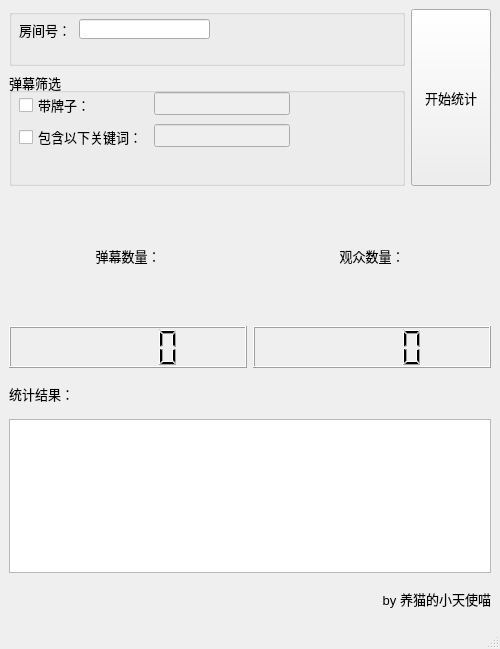
<?xml version="1.0" encoding="UTF-8"?>
<ui version="4.0">
 <class>MainWindow</class>
 <widget class="QMainWindow" name="MainWindow">
  <property name="geometry">
   <rect>
    <x>0</x>
    <y>0</y>
    <width>500</width>
    <height>649</height>
   </rect>
  </property>
  <property name="sizePolicy">
   <sizepolicy hsizetype="Preferred" vsizetype="Preferred">
    <horstretch>0</horstretch>
    <verstretch>0</verstretch>
   </sizepolicy>
  </property>
  <property name="font">
   <font>
    <pointsize>10</pointsize>
   </font>
  </property>
  <property name="windowTitle">
   <string>Bilibili 弹幕抽奖姬</string>
  </property>
  <widget class="QWidget" name="centralwidget">
   <property name="sizePolicy">
    <sizepolicy hsizetype="Preferred" vsizetype="Preferred">
     <horstretch>0</horstretch>
     <verstretch>0</verstretch>
    </sizepolicy>
   </property>
   <property name="minimumSize">
    <size>
     <width>360</width>
     <height>475</height>
    </size>
   </property>
   <layout class="QVBoxLayout" name="verticalLayout_3">
    <item>
     <layout class="QHBoxLayout" name="horizontalLayout_2" stretch="0,0">
      <item>
       <layout class="QVBoxLayout" name="verticalLayout" stretch="0,0">
        <property name="rightMargin">
         <number>0</number>
        </property>
        <item>
         <widget class="QGroupBox" name="groupBox_2">
          <property name="sizePolicy">
           <sizepolicy hsizetype="Preferred" vsizetype="Preferred">
            <horstretch>0</horstretch>
            <verstretch>1</verstretch>
           </sizepolicy>
          </property>
          <property name="title">
           <string/>
          </property>
          <widget class="QLabel" name="label">
           <property name="geometry">
            <rect>
             <x>10</x>
             <y>10</y>
             <width>51</width>
             <height>21</height>
            </rect>
           </property>
           <property name="text">
            <string>房间号：</string>
           </property>
          </widget>
          <widget class="QLineEdit" name="lineEdit_room_id">
           <property name="geometry">
            <rect>
             <x>70</x>
             <y>10</y>
             <width>131</width>
             <height>20</height>
            </rect>
           </property>
          </widget>
         </widget>
        </item>
        <item>
         <widget class="QGroupBox" name="groupBox">
          <property name="sizePolicy">
           <sizepolicy hsizetype="Preferred" vsizetype="Preferred">
            <horstretch>0</horstretch>
            <verstretch>2</verstretch>
           </sizepolicy>
          </property>
          <property name="title">
           <string>弹幕筛选</string>
          </property>
          <widget class="QWidget" name="formLayoutWidget">
           <property name="geometry">
            <rect>
             <x>10</x>
             <y>20</y>
             <width>271</width>
             <height>62</height>
            </rect>
           </property>
           <layout class="QFormLayout" name="formLayout">
            <item row="0" column="1">
             <widget class="QLineEdit" name="lineEdit_2_paizi">
              <property name="enabled">
               <bool>false</bool>
              </property>
              <property name="readOnly">
               <bool>false</bool>
              </property>
             </widget>
            </item>
            <item row="1" column="1">
             <widget class="QLineEdit" name="lineEdit_3_keyword">
              <property name="enabled">
               <bool>false</bool>
              </property>
              <property name="readOnly">
               <bool>false</bool>
              </property>
             </widget>
            </item>
            <item row="0" column="0">
             <widget class="QCheckBox" name="checkBox_paizi">
              <property name="text">
               <string>带牌子：</string>
              </property>
             </widget>
            </item>
            <item row="1" column="0">
             <widget class="QCheckBox" name="checkBox_2_keyword">
              <property name="sizePolicy">
               <sizepolicy hsizetype="Minimum" vsizetype="Fixed">
                <horstretch>0</horstretch>
                <verstretch>0</verstretch>
               </sizepolicy>
              </property>
              <property name="text">
               <string>包含以下关键词：</string>
              </property>
             </widget>
            </item>
           </layout>
          </widget>
         </widget>
        </item>
       </layout>
      </item>
      <item>
       <widget class="QPushButton" name="pushButton_lottery">
        <property name="sizePolicy">
         <sizepolicy hsizetype="Maximum" vsizetype="Expanding">
          <horstretch>0</horstretch>
          <verstretch>0</verstretch>
         </sizepolicy>
        </property>
        <property name="text">
         <string>开始统计</string>
        </property>
       </widget>
      </item>
     </layout>
    </item>
    <item>
     <layout class="QGridLayout" name="gridLayout" rowstretch="0,0">
      <item row="0" column="0">
       <widget class="QLabel" name="label_2">
        <property name="sizePolicy">
         <sizepolicy hsizetype="Preferred" vsizetype="Preferred">
          <horstretch>0</horstretch>
          <verstretch>3</verstretch>
         </sizepolicy>
        </property>
        <property name="text">
         <string>弹幕数量：</string>
        </property>
        <property name="alignment">
         <set>Qt::AlignCenter</set>
        </property>
       </widget>
      </item>
      <item row="1" column="0">
       <widget class="QLCDNumber" name="lcdNumber_num_danmu">
        <property name="sizePolicy">
         <sizepolicy hsizetype="Minimum" vsizetype="Minimum">
          <horstretch>0</horstretch>
          <verstretch>1</verstretch>
         </sizepolicy>
        </property>
       </widget>
      </item>
      <item row="1" column="1">
       <widget class="QLCDNumber" name="lcdNumber_num_viewer"/>
      </item>
      <item row="0" column="1">
       <widget class="QLabel" name="label_3">
        <property name="text">
         <string>观众数量：</string>
        </property>
        <property name="alignment">
         <set>Qt::AlignCenter</set>
        </property>
       </widget>
      </item>
     </layout>
    </item>
    <item>
     <layout class="QVBoxLayout" name="verticalLayout_2">
      <item>
       <widget class="QLabel" name="label_5">
        <property name="sizePolicy">
         <sizepolicy hsizetype="Preferred" vsizetype="Preferred">
          <horstretch>0</horstretch>
          <verstretch>1</verstretch>
         </sizepolicy>
        </property>
        <property name="text">
         <string>统计结果：</string>
        </property>
       </widget>
      </item>
      <item>
       <widget class="QTextBrowser" name="textBrowser_lottery_result">
        <property name="sizePolicy">
         <sizepolicy hsizetype="Expanding" vsizetype="Expanding">
          <horstretch>0</horstretch>
          <verstretch>4</verstretch>
         </sizepolicy>
        </property>
       </widget>
      </item>
      <item>
       <widget class="QLabel" name="label_4">
        <property name="sizePolicy">
         <sizepolicy hsizetype="Preferred" vsizetype="Preferred">
          <horstretch>0</horstretch>
          <verstretch>1</verstretch>
         </sizepolicy>
        </property>
        <property name="text">
         <string>by 养猫的小天使喵</string>
        </property>
        <property name="alignment">
         <set>Qt::AlignRight|Qt::AlignTrailing|Qt::AlignVCenter</set>
        </property>
       </widget>
      </item>
     </layout>
    </item>
   </layout>
  </widget>
  <widget class="QStatusBar" name="statusbar"/>
 </widget>
 <resources/>
 <connections/>
</ui>
